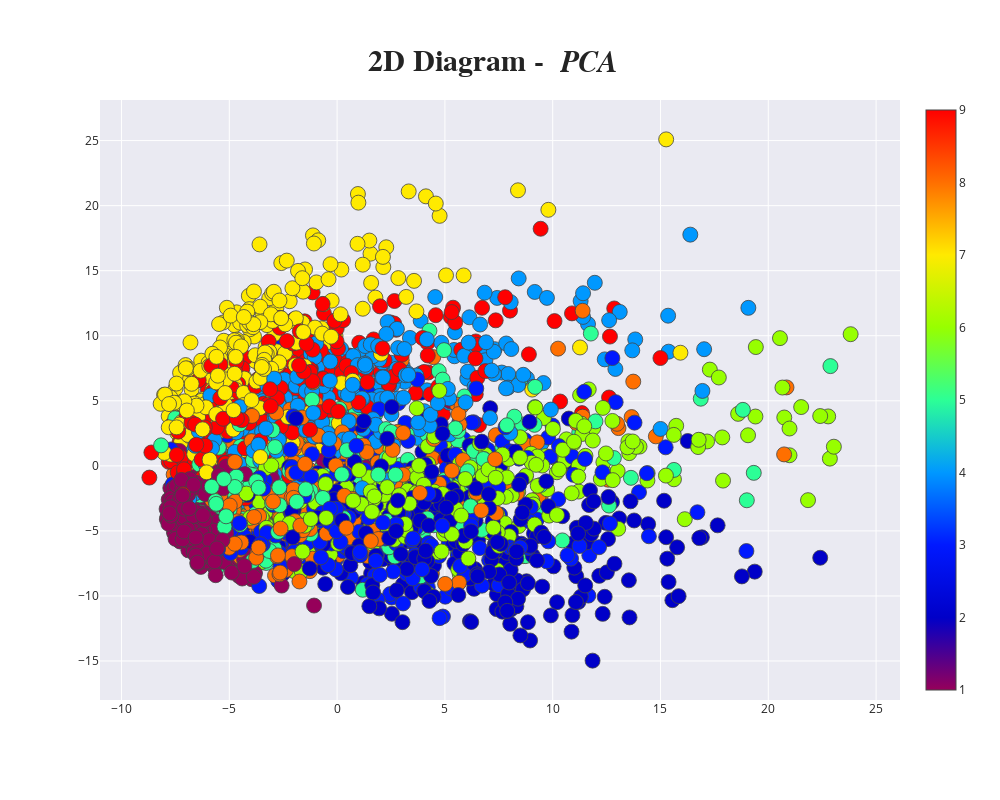

Source (notebook cell):
### Code cell
spike_line = True ### Showing spike line or not

plot_2d(principalComponents[:, 0],principalComponents[:, 1], "PCA", spike_line)

### Figure 1 — Plotly figure (JSON) as saved in the notebook; plotly's stock layout.template omitted (floating-point values rounded to 4 significant figures; data arrays with more than 128 entries replaced by an {"elided": "..."} marker saying what was removed)
{"data": [{"marker": {"color": {"elided": "3000 int values"}, "colorscale": [[0, "rgb(150,0,90)"], [0.125, "rgb(0,0,200)"], [0.25, "rgb(0,25,255)"], [0.375, "rgb(0,152,255)"], [0.5, "rgb(44,255,150)"], [0.625, "rgb(151,255,0)"], [0.75, "rgb(255,234,0)"], [0.875, "rgb(255,111,0)"], [1, "rgb(255,0,0)"]], "line": {"width": 0.8}, "showscale": true, "size": 15}, "mode": "markers", "type": "scatter", "x": {"elided": "3000 float values"}, "y": {"elided": "3000 float values"}}], "layout": {"height": 800, "hovermode": "closest", "margin": {"b": 100, "l": 100, "r": 100, "t": 100}, "title": {"font": {"family": "Times New Roman", "size": 30}, "text": "<b>2D Diagram - <i> PCA </i> </b>", "xanchor": "center", "yanchor": "top"}, "width": 1000}}
